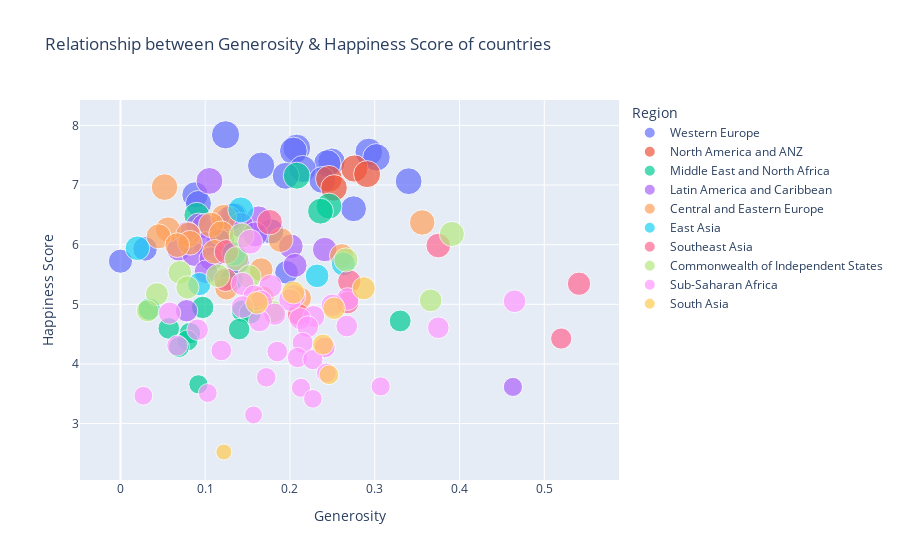

Notebook cell for this chart:
### Code cell
fig = px.scatter(data_frame=df,x='Generosity',y= 'Happiness Score', 
                 title="Relationship between Generosity & Happiness Score of countries", 
                labels={
                     "Generosity": "Generosity",
                     "Happiness Score": "Happiness Score" } , size='Happiness Score', color =  'Region', hover_name='Country'       
                 )
fig.show()

### Figure 1 — Plotly figure (JSON) as saved in the notebook; plotly's stock layout.template omitted (floating-point values rounded to 4 significant figures)
{"data": [{"hovertemplate": "<b>%{hovertext}</b><br><br>Region=Western Europe<br>Generosity=%{x}<br>Happiness Score=%{marker.size}<extra></extra>", "hovertext": ["Finland", "Denmark", "Switzerland", "Iceland", "Netherlands", "Norway", "Sweden", "Luxembourg", "Austria", "Germany", "Ireland", "United Kingdom", "Belgium", "France", "Malta", "Spain", "Italy", "Cyprus", "Portugal", "Greece", "North Cyprus"], "legendgroup": "Western Europe", "marker": {"color": "#636efa", "size": [7.842, 7.62, 7.571, 7.554, 7.464, 7.392, 7.363, 7.324, 7.268, 7.155, 7.085, 7.064, 6.834, 6.69, 6.602, 6.491, 6.483, 6.223, 5.929, 5.723, 5.536], "sizemode": "area", "sizeref": 0.01961, "symbol": "circle"}, "mode": "markers", "name": "Western Europe", "orientation": "v", "showlegend": true, "type": "scatter", "x": [0.124, 0.208, 0.204, 0.293, 0.302, 0.249, 0.244, 0.166, 0.215, 0.195, 0.238, 0.34, 0.088, 0.092, 0.275, 0.135, 0.133, 0.178, 0.029, 0, 0.196], "xaxis": "x", "y": [7.842, 7.62, 7.571, 7.554, 7.464, 7.392, 7.363, 7.324, 7.268, 7.155, 7.085, 7.064, 6.834, 6.69, 6.602, 6.491, 6.483, 6.223, 5.929, 5.723, 5.536], "yaxis": "y"}, {"hovertemplate": "<b>%{hovertext}</b><br><br>Region=North America and ANZ<br>Generosity=%{x}<br>Happiness Score=%{marker.size}<extra></extra>", "hovertext": ["New Zealand", "Australia", "Canada", "United States"], "legendgroup": "North America and ANZ", "marker": {"color": "#EF553B", "size": [7.277, 7.183, 7.103, 6.951], "sizemode": "area", "sizeref": 0.01961, "symbol": "circle"}, "mode": "markers", "name": "North America and ANZ", "orientation": "v", "showlegend": true, "type": "scatter", "x": [0.276, 0.291, 0.246, 0.252], "xaxis": "x", "y": [7.277, 7.183, 7.103, 6.951], "yaxis": "y"}, {"hovertemplate": "<b>%{hovertext}</b><br><br>Region=Middle East and North Africa<br>Generosity=%{x}<br>Happiness Score=%{marker.size}<extra></extra>", "hovertext": ["Israel", "Bahrain", "United Arab Emirates", "Saudi Arabia", "Kuwait", "Libya", "Turkey", "Morocco", "Algeria", "Iraq", "Iran", "Tunisia", "Lebanon", "Palestinian Territories", "Jordan", "Egypt", "Yemen"], "legendgroup": "Middle East and North Africa", "marker": {"color": "#00cc96", "size": [7.157, 6.647, 6.561, 6.494, 6.106, 5.41, 4.948, 4.918, 4.887, 4.854, 4.721, 4.596, 4.584, 4.517, 4.395, 4.283, 3.658], "sizemode": "area", "sizeref": 0.01961, "symbol": "circle"}, "mode": "markers", "name": "Middle East and North Africa", "orientation": "v", "showlegend": true, "type": "scatter", "x": [0.208, 0.246, 0.236, 0.09, 0.12, 0.131, 0.097, 0.034, 0.144, 0.153, 0.33, 0.057, 0.14, 0.082, 0.079, 0.069, 0.092], "xaxis": "x", "y": [7.157, 6.647, 6.561, 6.494, 6.106, 5.41, 4.948, 4.918, 4.887, 4.854, 4.721, 4.596, 4.584, 4.517, 4.395, 4.283, 3.658], "yaxis": "y"}, {"hovertemplate": "<b>%{hovertext}</b><br><br>Region=Latin America and Caribbean<br>Generosity=%{x}<br>Happiness Score=%{marker.size}<extra></extra>", "hovertext": ["Costa Rica", "Guatemala", "Uruguay", "Brazil", "Mexico", "Jamaica", "Panama", "Chile", "El Salvador", "Colombia", "Nicaragua", "Argentina", "Honduras", "Peru", "Ecuador", "Bolivia", "Paraguay", "Dominican Republic", "Venezuela", "Haiti"], "legendgroup": "Latin America and Caribbean", "marker": {"color": "#ab63fa", "size": [7.069, 6.435, 6.431, 6.33, 6.317, 6.309, 6.18, 6.172, 6.061, 6.012, 5.972, 5.929, 5.919, 5.84, 5.764, 5.716, 5.653, 5.545, 4.892, 3.615], "sizemode": "area", "sizeref": 0.01961, "symbol": "circle"}, "mode": "markers", "name": "Latin America and Caribbean", "orientation": "v", "showlegend": true, "type": "scatter", "x": [0.105, 0.163, 0.128, 0.142, 0.092, 0.099, 0.079, 0.159, 0.116, 0.1, 0.201, 0.069, 0.241, 0.087, 0.107, 0.138, 0.206, 0.101, 0.078, 0.463], "xaxis": "x", "y": [7.069, 6.435, 6.431, 6.33, 6.317, 6.309, 6.18, 6.172, 6.061, 6.012, 5.972, 5.929, 5.919, 5.84, 5.764, 5.716, 5.653, 5.545, 4.892, 3.615], "yaxis": "y"}, {"hovertemplate": "<b>%{hovertext}</b><br><br>Region=Central and Eastern Europe<br>Generosity=%{x}<br>Happiness Score=%{marker.size}<extra></extra>", "hovertext": ["Czech Republic", "Slovenia", "Kosovo", "Slovakia", "Lithuania", "Estonia", "Poland", "Romania", "Serbia", "Latvia", "Hungary", "Croatia", "Bosnia and Herzegovina", "Montenegro", "Bulgaria", "Albania", "North Macedonia"], "legendgroup": "Central and Eastern Europe", "marker": {"color": "#FFA15A", "size": [6.965, 6.461, 6.372, 6.331, 6.255, 6.189, 6.166, 6.14, 6.078, 6.032, 5.992, 5.882, 5.813, 5.581, 5.266, 5.117, 5.101], "sizemode": "area", "sizeref": 0.01961, "symbol": "circle"}, "mode": "markers", "name": "Central and Eastern Europe", "orientation": "v", "showlegend": true, "type": "scatter", "x": [0.052, 0.122, 0.356, 0.107, 0.056, 0.119, 0.08, 0.045, 0.189, 0.082, 0.067, 0.111, 0.261, 0.166, 0.125, 0.168, 0.212], "xaxis": "x", "y": [6.965, 6.461, 6.372, 6.331, 6.255, 6.189, 6.166, 6.14, 6.078, 6.032, 5.992, 5.882, 5.813, 5.581, 5.266, 5.117, 5.101], "yaxis": "y"}, {"hovertemplate": "<b>%{hovertext}</b><br><br>Region=East Asia<br>Generosity=%{x}<br>Happiness Score=%{marker.size}<extra></extra>", "hovertext": ["Taiwan Province of China", "Japan", "South Korea", "Mongolia", "Hong Kong S.A.R. of China", "China"], "legendgroup": "East Asia", "marker": {"color": "#19d3f3", "size": [6.584, 5.94, 5.845, 5.677, 5.477, 5.339], "sizemode": "area", "sizeref": 0.01961, "symbol": "circle"}, "mode": "markers", "name": "East Asia", "orientation": "v", "showlegend": true, "type": "scatter", "x": [0.142, 0.02, 0.134, 0.263, 0.232, 0.093], "xaxis": "x", "y": [6.584, 5.94, 5.845, 5.677, 5.477, 5.339], "yaxis": "y"}, {"hovertemplate": "<b>%{hovertext}</b><br><br>Region=Southeast Asia<br>Generosity=%{x}<br>Happiness Score=%{marker.size}<extra></extra>", "hovertext": ["Singapore", "Thailand", "Philippines", "Vietnam", "Malaysia", "Indonesia", "Laos", "Cambodia", "Myanmar"], "legendgroup": "Southeast Asia", "marker": {"color": "#FF6692", "size": [6.377, 5.985, 5.88, 5.411, 5.384, 5.345, 5.03, 4.83, 4.426], "sizemode": "area", "sizeref": 0.01961, "symbol": "circle"}, "mode": "markers", "name": "Southeast Asia", "orientation": "v", "showlegend": true, "type": "scatter", "x": [0.176, 0.375, 0.125, 0.124, 0.27, 0.541, 0.268, 0.21, 0.52], "xaxis": "x", "y": [6.377, 5.985, 5.88, 5.411, 5.384, 5.345, 5.03, 4.83, 4.426], "yaxis": "y"}, {"hovertemplate": "<b>%{hovertext}</b><br><br>Region=Commonwealth of Independent States<br>Generosity=%{x}<br>Happiness Score=%{marker.size}<extra></extra>", "hovertext": ["Uzbekistan", "Kazakhstan", "Moldova", "Kyrgyzstan", "Belarus", "Russia", "Tajikistan", "Armenia", "Azerbaijan", "Turkmenistan", "Georgia", "Ukraine"], "legendgroup": "Commonwealth of Independent States", "marker": {"color": "#B6E880", "size": [6.179, 6.152, 5.766, 5.744, 5.534, 5.477, 5.466, 5.283, 5.171, 5.066, 4.891, 4.875], "sizemode": "area", "sizeref": 0.01961, "symbol": "circle"}, "mode": "markers", "name": "Commonwealth of Independent States", "orientation": "v", "showlegend": true, "type": "scatter", "x": [0.391, 0.143, 0.137, 0.266, 0.07, 0.115, 0.152, 0.079, 0.043, 0.366, 0.032, 0.181], "xaxis": "x", "y": [6.179, 6.152, 5.766, 5.744, 5.534, 5.477, 5.466, 5.283, 5.171, 5.066, 4.891, 4.875], "yaxis": "y"}, {"hovertemplate": "<b>%{hovertext}</b><br><br>Region=Sub-Saharan Africa<br>Generosity=%{x}<br>Happiness Score=%{marker.size}<extra></extra>", "hovertext": ["Mauritius", "Congo (Brazzaville)", "Ivory Coast", "Cameroon", "Senegal", "Ghana", "Niger", "Gambia", "Benin", "Guinea", "South Africa", "Gabon", "Burkina Faso", "Mozambique", "Nigeria", "Mali", "Uganda", "Liberia", "Kenya", "Namibia", "Chad", "Swaziland", "Comoros", "Ethiopia", "Mauritania", "Madagascar", "Togo", "Zambia", "Sierra Leone", "Burundi", "Tanzania", "Malawi", "Lesotho", "Botswana", "Rwanda", "Zimbabwe"], "legendgroup": "Sub-Saharan Africa", "marker": {"color": "#FF97FF", "size": [6.049, 5.342, 5.306, 5.142, 5.132, 5.088, 5.074, 5.051, 5.045, 4.984, 4.956, 4.852, 4.834, 4.794, 4.759, 4.723, 4.636, 4.625, 4.607, 4.574, 4.355, 4.308, 4.289, 4.275, 4.227, 4.208, 4.107, 4.073, 3.849, 3.775, 3.623, 3.6, 3.512, 3.467, 3.415, 3.145], "sizemode": "area", "sizeref": 0.01961, "symbol": "circle"}, "mode": "markers", "name": "Sub-Saharan Africa", "orientation": "v", "showlegend": true, "type": "scatter", "x": [0.153, 0.144, 0.177, 0.205, 0.158, 0.268, 0.2, 0.465, 0.166, 0.25, 0.144, 0.058, 0.182, 0.228, 0.212, 0.164, 0.267, 0.221, 0.375, 0.091, 0.215, 0.067, 0.241, 0.241, 0.119, 0.185, 0.209, 0.227, 0.243, 0.172, 0.307, 0.213, 0.103, 0.027, 0.227, 0.157], "xaxis": "x", "y": [6.049, 5.342, 5.306, 5.142, 5.132, 5.088, 5.074, 5.051, 5.045, 4.984, 4.956, 4.852, 4.834, 4.794, 4.759, 4.723, 4.636, 4.625, 4.607, 4.574, 4.355, 4.308, 4.289, 4.275, 4.227, 4.208, 4.107, 4.073, 3.849, 3.775, 3.623, 3.6, 3.512, 3.467, 3.415, 3.145], "yaxis": "y"}, {"hovertemplate": "<b>%{hovertext}</b><br><br>Region=South Asia<br>Generosity=%{x}<br>Happiness Score=%{marker.size}<extra></extra>", "hovertext": ["Nepal", "Maldives", "Bangladesh", "Pakistan", "Sri Lanka", "India", "Afghanistan"], "legendgroup": "South Asia", "marker": {"color": "#FECB52", "size": [5.269, 5.198, 5.025, 4.934, 4.325, 3.819, 2.523], "sizemode": "area", "sizeref": 0.01961, "symbol": "circle"}, "mode": "markers", "name": "South Asia", "orientation": "v", "showlegend": true, "type": "scatter", "x": [0.287, 0.204, 0.161, 0.252, 0.239, 0.246, 0.122], "xaxis": "x", "y": [5.269, 5.198, 5.025, 4.934, 4.325, 3.819, 2.523], "yaxis": "y"}], "layout": {"legend": {"itemsizing": "constant", "title": {"text": "Region"}, "tracegroupgap": 0}, "title": {"text": "Relationship between Generosity & Happiness Score of countries"}, "xaxis": {"anchor": "y", "domain": [0, 1], "title": {"text": "Generosity"}}, "yaxis": {"anchor": "x", "domain": [0, 1], "title": {"text": "Happiness Score"}}}}
